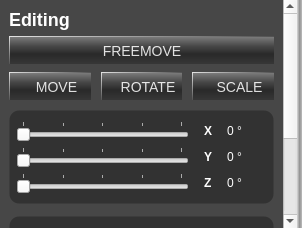
<?xml version="1.0" encoding="UTF-8"?>
<ui version="4.0">
 <class>ObjectManipulationsWidget</class>
 <widget class="QWidget" name="ObjectManipulationsWidget">
  <property name="geometry">
   <rect>
    <x>0</x>
    <y>0</y>
    <width>302</width>
    <height>228</height>
   </rect>
  </property>
  <property name="minimumSize">
   <size>
    <width>302</width>
    <height>228</height>
   </size>
  </property>
  <property name="maximumSize">
   <size>
    <width>302</width>
    <height>228</height>
   </size>
  </property>
  <property name="windowTitle">
   <string>ObjectManipulationsWidget</string>
  </property>
  <property name="styleSheet">
   <string notr="true">QScrollArea#scrollArea {
	background-color: transparent;	
}

QWidget#scrollAreaWidgetContents {
	background-color: transparent;
}

QWidget#ObjectManipulationsWidget {
	background-color: rgba(0,0,0,120);
}

QWidget#border_widget {
	background-color: qlineargradient(spread:pad, x1:1, y1:1, x2:0, y2:1, stop:0 rgba(187, 187, 187, 255), stop:0.488636 rgba(147, 147, 147, 255), stop:1 rgba(216, 216, 216, 255));
}

QLabel {
	font: Arial;
	font-size: 12px;
	color: white;
}

QLabel#editing_title {
	font-size:18px;
	font-weight:bold;
}

QLabel#label_rotate_z_title, #label_rotate_x_title, #label_rotate_y_title, 	#label_spin_pos_x, #label_spin_pos_y, #label_spin_pos_z, 	#label_spin_scale_x, #label_spin_scale_y, #label_scale_pos_z {
	font-weight: bold;
}

QFrame#rotate_frame, #scale_frame, #pos_frame {
	background-color: rgba(0,0,0,75);
	border: 1px solid transparent;
	border-radius: 10px;
	padding-left: 6px;
	padding-right: 6px;
	padding-top: 10px;
	padding-bottom: 10px;
	margin-top: 6px;
}

QPushButton {
	color: qlineargradient(spread:pad, x1:0, y1:1, x2:0, y2:0, stop:0 rgba(218, 218, 218, 255), stop:1 rgba(236, 236, 236, 255));
	font: Arial;
	font-size: 14px;
	border-radius: 0px;
	border: 0px;
	border-left: 1px solid qlineargradient(spread:pad, x1:0, y1:0, x2:0, y2:1, stop:0 rgba(228, 228, 228, 255), stop:1 rgba(82, 82, 82, 255));
	border-top: 1px solid qlineargradient(spread:pad, x1:0, y1:0, x2:1, y2:0, stop:0 rgba(228, 228, 228, 255), stop:1 rgba(82, 82, 82, 255));
	background-color: qlineargradient(spread:pad, x1:0, y1:0, x2:0, y2:1, stop:0 rgba(128, 128, 128, 255), stop:0.352273 rgba(73, 73, 73, 255), stop:0.642045 rgba(41, 41, 41, 255), stop:1 rgba(55, 55, 55, 255));
}

QPushButton:disabled {
	color: grey;
}

QPushButton:hover {
	color: white;
	background-color: qlineargradient(spread:pad, x1:0, y1:0, x2:0.369, y2:1, stop:0 rgba(128, 128, 128, 255), stop:0.352273 rgba(73, 73, 73, 255), stop:0.642045 rgba(41, 41, 41, 255), stop:1 rgba(55, 55, 55, 255));
}

QPushButton:pressed {
	color: white;
	background-color: qlineargradient(spread:pad, x1:0, y1:0, x2:0.164, y2:1, stop:0 rgba(66, 66, 66, 255), stop:0.352273 rgba(55, 55, 55, 255), stop:0.642045 rgba(41, 41, 41, 255), stop:1 rgba(55, 55, 55, 255));
}

QPushButton#button_new, #button_clone, #button_delete {
	background-repeat: no-repeat;
	background-position: center left;
	padding-left: 16px;
}

QPushButton#button_move, #button_rotate, #button_scale {
	background-repeat: no-repeat;
	background-position: center left;
	padding-left: 12px;
}

QPushButton#button_new {
	background-image: url(&quot;./data/ui/images/worldbuilding/object_add.png&quot;);
}

QPushButton#button_clone {
	background-image: url(&quot;./data/ui/images/worldbuilding/object_clone.png&quot;);
}

QPushButton#button_delete {
	background-image: url(&quot;./data/ui/images/worldbuilding/object_delete.png&quot;);
}

QPushButton#button_move {
	background-image: url(&quot;./data/ui/images/worldbuilding/transform-move.png&quot;);
}

QPushButton#button_rotate {
	background-image: url(&quot;./data/ui/images/worldbuilding/transform-rotate.png&quot;);
}

QPushButton#button_scale {
	background-image: url(&quot;./data/ui/images/worldbuilding/transform-scale.png&quot;);
}</string>
  </property>
  <layout class="QVBoxLayout" name="verticalLayout">
   <property name="spacing">
    <number>0</number>
   </property>
   <property name="margin">
    <number>0</number>
   </property>
   <item>
    <layout class="QHBoxLayout" name="horizontalLayout">
     <property name="spacing">
      <number>0</number>
     </property>
     <item>
      <widget class="QScrollArea" name="scrollArea">
       <property name="frameShape">
        <enum>QFrame::NoFrame</enum>
       </property>
       <property name="lineWidth">
        <number>0</number>
       </property>
       <property name="widgetResizable">
        <bool>true</bool>
       </property>
       <widget class="QWidget" name="scrollAreaWidgetContents">
        <property name="geometry">
         <rect>
          <x>0</x>
          <y>0</y>
          <width>278</width>
          <height>402</height>
         </rect>
        </property>
        <layout class="QVBoxLayout" name="verticalLayout_2">
         <item>
          <layout class="QVBoxLayout" name="main_layout">
           <property name="spacing">
            <number>6</number>
           </property>
           <property name="margin">
            <number>0</number>
           </property>
           <item>
            <widget class="QLabel" name="editing_title">
             <property name="styleSheet">
              <string notr="true"/>
             </property>
             <property name="text">
              <string>Editing</string>
             </property>
            </widget>
           </item>
           <item>
            <layout class="QVBoxLayout" name="verticalLayout_7">
             <item>
              <widget class="QPushButton" name="button_freemove">
               <property name="minimumSize">
                <size>
                 <width>0</width>
                 <height>28</height>
                </size>
               </property>
               <property name="text">
                <string>FREEMOVE</string>
               </property>
              </widget>
             </item>
            </layout>
           </item>
           <item>
            <layout class="QHBoxLayout" name="manip_button_layout">
             <property name="spacing">
              <number>10</number>
             </property>
             <item>
              <widget class="QPushButton" name="button_move">
               <property name="minimumSize">
                <size>
                 <width>0</width>
                 <height>28</height>
                </size>
               </property>
               <property name="maximumSize">
                <size>
                 <width>16777215</width>
                 <height>24</height>
                </size>
               </property>
               <property name="font">
                <font>
                 <pointsize>-1</pointsize>
                 <weight>50</weight>
                 <italic>false</italic>
                 <bold>false</bold>
                </font>
               </property>
               <property name="text">
                <string>MOVE</string>
               </property>
              </widget>
             </item>
             <item>
              <widget class="QPushButton" name="button_rotate">
               <property name="minimumSize">
                <size>
                 <width>0</width>
                 <height>28</height>
                </size>
               </property>
               <property name="maximumSize">
                <size>
                 <width>16777215</width>
                 <height>24</height>
                </size>
               </property>
               <property name="font">
                <font>
                 <pointsize>-1</pointsize>
                 <weight>50</weight>
                 <italic>false</italic>
                 <bold>false</bold>
                </font>
               </property>
               <property name="text">
                <string>ROTATE</string>
               </property>
              </widget>
             </item>
             <item>
              <widget class="QPushButton" name="button_scale">
               <property name="minimumSize">
                <size>
                 <width>0</width>
                 <height>28</height>
                </size>
               </property>
               <property name="maximumSize">
                <size>
                 <width>16777215</width>
                 <height>24</height>
                </size>
               </property>
               <property name="font">
                <font>
                 <pointsize>-1</pointsize>
                 <weight>50</weight>
                 <italic>false</italic>
                 <bold>false</bold>
                </font>
               </property>
               <property name="text">
                <string>SCALE</string>
               </property>
              </widget>
             </item>
            </layout>
           </item>
           <item>
            <widget class="QFrame" name="rotate_frame">
             <property name="frameShape">
              <enum>QFrame::NoFrame</enum>
             </property>
             <layout class="QVBoxLayout" name="verticalLayout_4">
              <property name="margin">
               <number>0</number>
              </property>
              <item>
               <layout class="QHBoxLayout" name="horizontalLayout_4">
                <property name="spacing">
                 <number>15</number>
                </property>
                <item>
                 <widget class="QSlider" name="slider_rotate_x">
                  <property name="minimum">
                   <number>0</number>
                  </property>
                  <property name="maximum">
                   <number>360</number>
                  </property>
                  <property name="orientation">
                   <enum>Qt::Horizontal</enum>
                  </property>
                  <property name="tickPosition">
                   <enum>QSlider::TicksAbove</enum>
                  </property>
                  <property name="tickInterval">
                   <number>90</number>
                  </property>
                 </widget>
                </item>
                <item>
                 <widget class="QLabel" name="label_rotate_x_title">
                  <property name="sizePolicy">
                   <sizepolicy hsizetype="Fixed" vsizetype="Preferred">
                    <horstretch>0</horstretch>
                    <verstretch>0</verstretch>
                   </sizepolicy>
                  </property>
                  <property name="text">
                   <string>X</string>
                  </property>
                 </widget>
                </item>
                <item>
                 <widget class="QLabel" name="label_rotate_x_value">
                  <property name="sizePolicy">
                   <sizepolicy hsizetype="Fixed" vsizetype="Preferred">
                    <horstretch>0</horstretch>
                    <verstretch>0</verstretch>
                   </sizepolicy>
                  </property>
                  <property name="minimumSize">
                   <size>
                    <width>40</width>
                    <height>0</height>
                   </size>
                  </property>
                  <property name="text">
                   <string>0 °</string>
                  </property>
                 </widget>
                </item>
               </layout>
              </item>
              <item>
               <layout class="QHBoxLayout" name="horizontalLayout_5">
                <property name="spacing">
                 <number>15</number>
                </property>
                <item>
                 <widget class="QSlider" name="slider_rotate_y">
                  <property name="minimum">
                   <number>0</number>
                  </property>
                  <property name="maximum">
                   <number>360</number>
                  </property>
                  <property name="orientation">
                   <enum>Qt::Horizontal</enum>
                  </property>
                  <property name="tickPosition">
                   <enum>QSlider::TicksAbove</enum>
                  </property>
                  <property name="tickInterval">
                   <number>90</number>
                  </property>
                 </widget>
                </item>
                <item>
                 <widget class="QLabel" name="label_rotate_y_title">
                  <property name="sizePolicy">
                   <sizepolicy hsizetype="Fixed" vsizetype="Preferred">
                    <horstretch>0</horstretch>
                    <verstretch>0</verstretch>
                   </sizepolicy>
                  </property>
                  <property name="text">
                   <string>Y</string>
                  </property>
                 </widget>
                </item>
                <item>
                 <widget class="QLabel" name="label_rotate_y_value">
                  <property name="sizePolicy">
                   <sizepolicy hsizetype="Fixed" vsizetype="Preferred">
                    <horstretch>0</horstretch>
                    <verstretch>0</verstretch>
                   </sizepolicy>
                  </property>
                  <property name="minimumSize">
                   <size>
                    <width>40</width>
                    <height>0</height>
                   </size>
                  </property>
                  <property name="text">
                   <string>0 °</string>
                  </property>
                 </widget>
                </item>
               </layout>
              </item>
              <item>
               <layout class="QVBoxLayout" name="verticalLayout_3">
                <item>
                 <layout class="QHBoxLayout" name="horizontalLayout_2">
                  <property name="spacing">
                   <number>15</number>
                  </property>
                  <item>
                   <widget class="QSlider" name="slider_rotate_z">
                    <property name="minimum">
                     <number>0</number>
                    </property>
                    <property name="maximum">
                     <number>360</number>
                    </property>
                    <property name="orientation">
                     <enum>Qt::Horizontal</enum>
                    </property>
                    <property name="tickPosition">
                     <enum>QSlider::TicksAbove</enum>
                    </property>
                    <property name="tickInterval">
                     <number>90</number>
                    </property>
                   </widget>
                  </item>
                  <item>
                   <widget class="QLabel" name="label_rotate_z_title">
                    <property name="sizePolicy">
                     <sizepolicy hsizetype="Fixed" vsizetype="Preferred">
                      <horstretch>0</horstretch>
                      <verstretch>0</verstretch>
                     </sizepolicy>
                    </property>
                    <property name="font">
                     <font>
                      <pointsize>-1</pointsize>
                      <weight>75</weight>
                      <italic>false</italic>
                      <bold>true</bold>
                     </font>
                    </property>
                    <property name="text">
                     <string>Z</string>
                    </property>
                   </widget>
                  </item>
                  <item>
                   <widget class="QLabel" name="label_rotate_z_value">
                    <property name="sizePolicy">
                     <sizepolicy hsizetype="Fixed" vsizetype="Preferred">
                      <horstretch>0</horstretch>
                      <verstretch>0</verstretch>
                     </sizepolicy>
                    </property>
                    <property name="minimumSize">
                     <size>
                      <width>40</width>
                      <height>0</height>
                     </size>
                    </property>
                    <property name="text">
                     <string>0 °</string>
                    </property>
                   </widget>
                  </item>
                 </layout>
                </item>
               </layout>
              </item>
             </layout>
            </widget>
           </item>
           <item>
            <widget class="QFrame" name="scale_frame">
             <property name="frameShape">
              <enum>QFrame::NoFrame</enum>
             </property>
             <layout class="QVBoxLayout" name="verticalLayout_5">
              <property name="margin">
               <number>0</number>
              </property>
              <item>
               <layout class="QHBoxLayout" name="horizontalLayout_7">
                <item>
                 <widget class="QLabel" name="label_spin_scale_x">
                  <property name="font">
                   <font>
                    <pointsize>-1</pointsize>
                    <weight>75</weight>
                    <italic>false</italic>
                    <bold>true</bold>
                   </font>
                  </property>
                  <property name="text">
                   <string>X</string>
                  </property>
                  <property name="alignment">
                   <set>Qt::AlignCenter</set>
                  </property>
                 </widget>
                </item>
                <item>
                 <widget class="QLabel" name="label_spin_scale_y">
                  <property name="font">
                   <font>
                    <pointsize>-1</pointsize>
                    <weight>75</weight>
                    <italic>false</italic>
                    <bold>true</bold>
                   </font>
                  </property>
                  <property name="text">
                   <string>Y</string>
                  </property>
                  <property name="alignment">
                   <set>Qt::AlignCenter</set>
                  </property>
                 </widget>
                </item>
                <item>
                 <widget class="QLabel" name="label_spin_scale_z">
                  <property name="text">
                   <string>Z</string>
                  </property>
                  <property name="alignment">
                   <set>Qt::AlignCenter</set>
                  </property>
                 </widget>
                </item>
               </layout>
              </item>
              <item>
               <layout class="QHBoxLayout" name="horizontalLayout_3">
                <item>
                 <widget class="QDoubleSpinBox" name="doubleSpinBox_scale_x">
                  <property name="minimum">
                   <double>-1000.000000000000000</double>
                  </property>
                  <property name="maximum">
                   <double>1000.000000000000000</double>
                  </property>
                  <property name="singleStep">
                   <double>0.250000000000000</double>
                  </property>
                 </widget>
                </item>
                <item>
                 <widget class="QDoubleSpinBox" name="doubleSpinBox_scale_y">
                  <property name="minimum">
                   <double>-1000.000000000000000</double>
                  </property>
                  <property name="maximum">
                   <double>1000.000000000000000</double>
                  </property>
                  <property name="singleStep">
                   <double>0.250000000000000</double>
                  </property>
                 </widget>
                </item>
                <item>
                 <widget class="QDoubleSpinBox" name="doubleSpinBox_scale_z">
                  <property name="minimum">
                   <double>-1000.000000000000000</double>
                  </property>
                  <property name="maximum">
                   <double>1000.000000000000000</double>
                  </property>
                  <property name="singleStep">
                   <double>0.250000000000000</double>
                  </property>
                 </widget>
                </item>
               </layout>
              </item>
             </layout>
            </widget>
           </item>
           <item>
            <widget class="QFrame" name="pos_frame">
             <property name="frameShape">
              <enum>QFrame::NoFrame</enum>
             </property>
             <layout class="QVBoxLayout" name="verticalLayout_6">
              <property name="margin">
               <number>0</number>
              </property>
              <item>
               <layout class="QHBoxLayout" name="horizontalLayout_8">
                <item>
                 <widget class="QLabel" name="label_spin_pos_x">
                  <property name="font">
                   <font>
                    <pointsize>-1</pointsize>
                    <weight>75</weight>
                    <italic>false</italic>
                    <bold>true</bold>
                   </font>
                  </property>
                  <property name="text">
                   <string>X</string>
                  </property>
                  <property name="alignment">
                   <set>Qt::AlignCenter</set>
                  </property>
                 </widget>
                </item>
                <item>
                 <widget class="QLabel" name="label_spin_pos_y">
                  <property name="font">
                   <font>
                    <pointsize>-1</pointsize>
                    <weight>75</weight>
                    <italic>false</italic>
                    <bold>true</bold>
                   </font>
                  </property>
                  <property name="text">
                   <string>Y</string>
                  </property>
                  <property name="alignment">
                   <set>Qt::AlignCenter</set>
                  </property>
                 </widget>
                </item>
                <item>
                 <widget class="QLabel" name="label_spin_pos_z">
                  <property name="text">
                   <string>Z</string>
                  </property>
                  <property name="alignment">
                   <set>Qt::AlignCenter</set>
                  </property>
                 </widget>
                </item>
               </layout>
              </item>
              <item>
               <layout class="QHBoxLayout" name="horizontalLayout_9">
                <item>
                 <widget class="QDoubleSpinBox" name="doubleSpinBox_pos_x">
                  <property name="minimum">
                   <double>-1000.000000000000000</double>
                  </property>
                  <property name="maximum">
                   <double>1000.000000000000000</double>
                  </property>
                  <property name="singleStep">
                   <double>0.250000000000000</double>
                  </property>
                 </widget>
                </item>
                <item>
                 <widget class="QDoubleSpinBox" name="doubleSpinBox_pos_y">
                  <property name="minimum">
                   <double>-1000.000000000000000</double>
                  </property>
                  <property name="maximum">
                   <double>1000.000000000000000</double>
                  </property>
                  <property name="singleStep">
                   <double>0.250000000000000</double>
                  </property>
                 </widget>
                </item>
                <item>
                 <widget class="QDoubleSpinBox" name="doubleSpinBox_pos_z">
                  <property name="minimum">
                   <double>-1000.000000000000000</double>
                  </property>
                  <property name="maximum">
                   <double>1000.000000000000000</double>
                  </property>
                  <property name="singleStep">
                   <double>0.250000000000000</double>
                  </property>
                 </widget>
                </item>
               </layout>
              </item>
             </layout>
            </widget>
           </item>
          </layout>
         </item>
         <item>
          <spacer name="verticalSpacer">
           <property name="orientation">
            <enum>Qt::Vertical</enum>
           </property>
           <property name="sizeHint" stdset="0">
            <size>
             <width>20</width>
             <height>40</height>
            </size>
           </property>
          </spacer>
         </item>
        </layout>
       </widget>
      </widget>
     </item>
     <item>
      <widget class="QWidget" name="border_widget" native="true">
       <property name="sizePolicy">
        <sizepolicy hsizetype="Fixed" vsizetype="Preferred">
         <horstretch>0</horstretch>
         <verstretch>0</verstretch>
        </sizepolicy>
       </property>
       <property name="minimumSize">
        <size>
         <width>5</width>
         <height>0</height>
        </size>
       </property>
       <property name="maximumSize">
        <size>
         <width>5</width>
         <height>16777215</height>
        </size>
       </property>
      </widget>
     </item>
    </layout>
   </item>
  </layout>
 </widget>
 <resources/>
 <connections/>
</ui>
